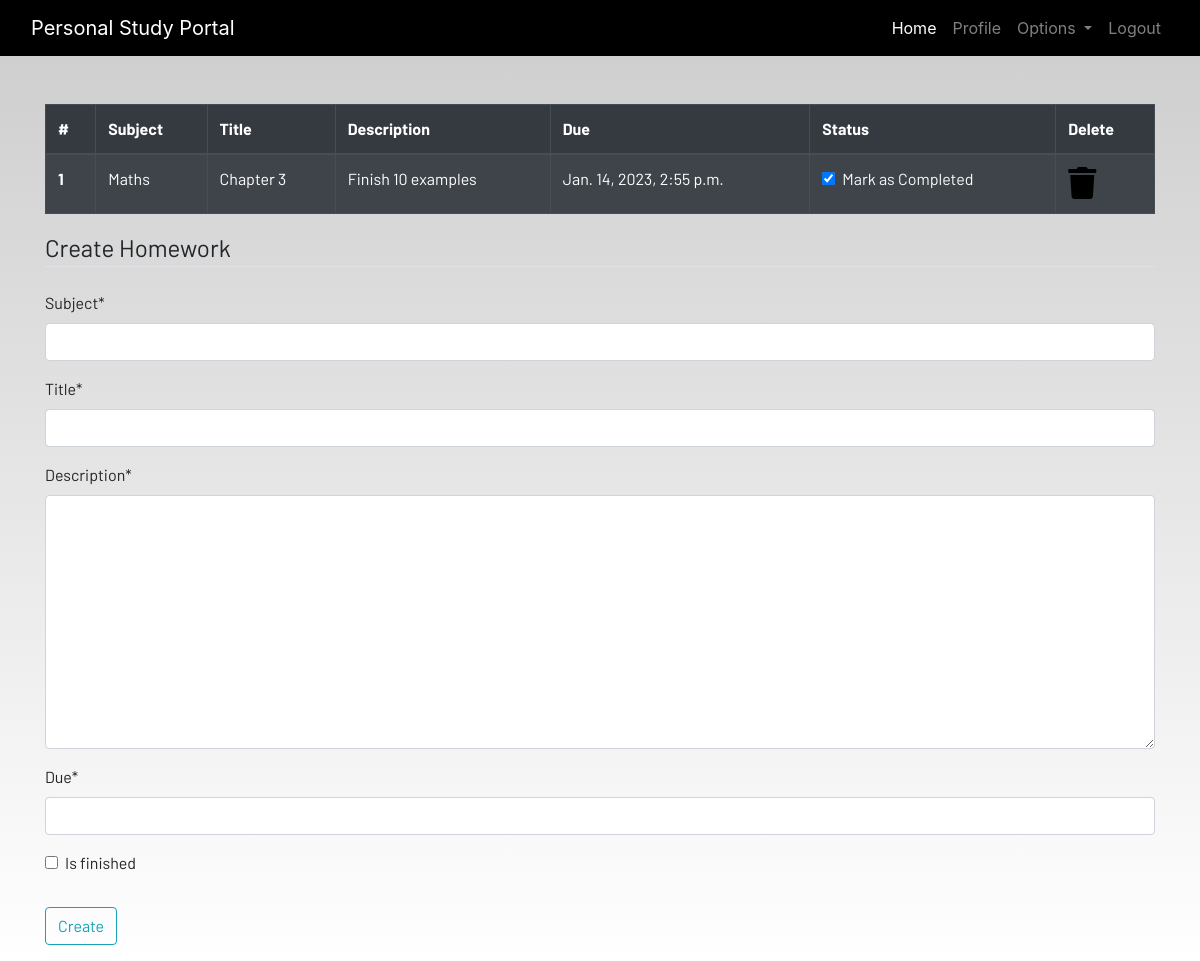
/homework/ (signed in), run on an earlier commit of the app's database.
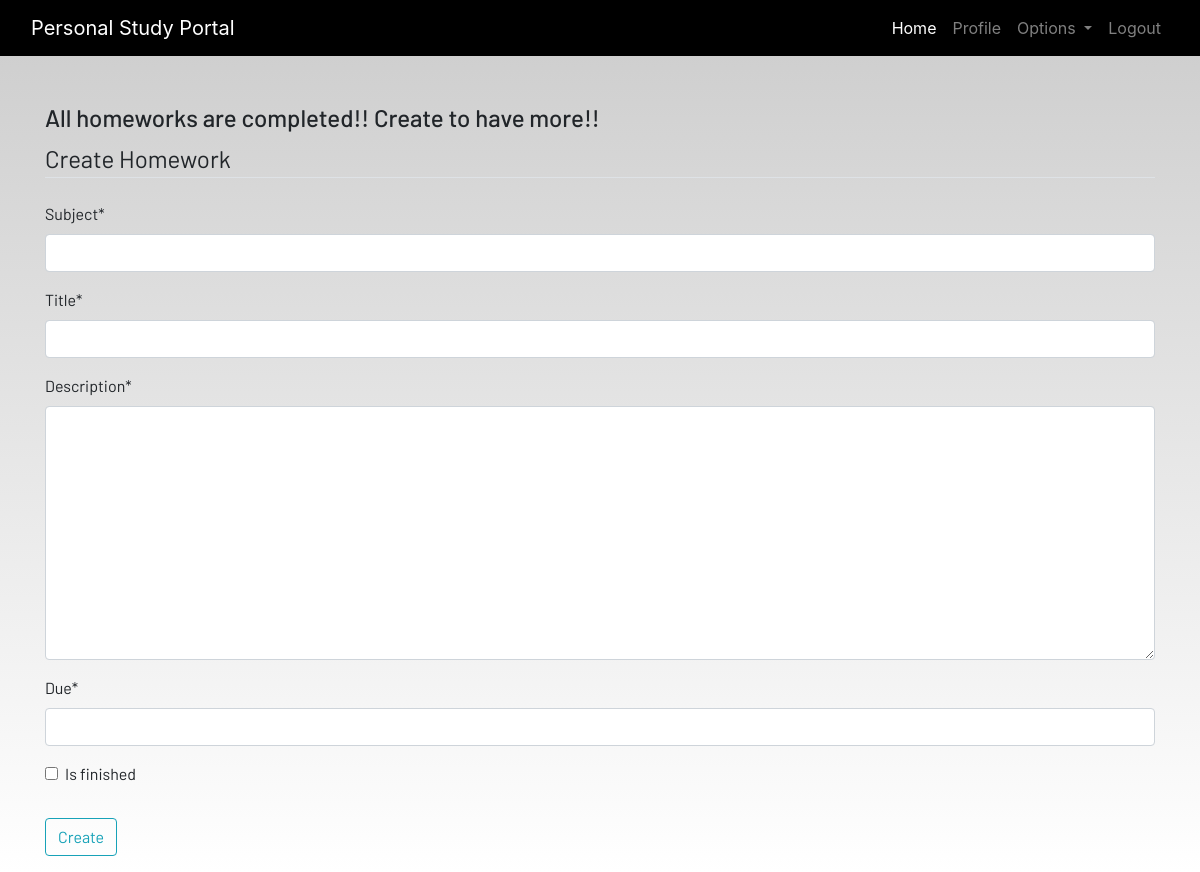
And on a later commit of the database.
### personal_dashboard/models.py (models this page shows, shortened)
class  Homework(models.Model):
    user = models.ForeignKey(User, on_delete=models.CASCADE)
    subject = models.CharField(max_length=50)
    title = models.CharField(max_length=100)
    description = models.TextField()
    due = models.DateTimeField()
    is_finished = models.BooleanField(default=False)
    class Meta:
        verbose_name_plural = "homework"

### personal_dashboard/views.py (the view)
# urls.py: path('homework/', views.homework, name='personal_dashboard-homework'),
@login_required
def homework(request):
    if request.method == "POST":
        form = HomeworkForm(request.POST)
        if form.is_valid():
            try:
                finished = request.POST('is_finished')
                if finished == 'on':
                    finished = True
                else:
                    finished = False
            except:
                finished = False
            homeworks = Homework(
                user = request.user,
                subject = request.POST['subject'],
                title = request.POST['title'],
                description = request.POST['description'],
                due = request.POST['due'],
                is_finished = finished,
        )
        homeworks.save()
        messages.success(request, 'Homework added successfully')
    else:
        form = HomeworkForm()
    homeworks = Homework.objects.filter(user=request.user)
    if len(homeworks) == 0:
        homework_done = True
    else:
        homework_done = False
    context = {
        'homeworks' : homeworks,
        'homework_done' : homework_done,
        'form' : form,
    }
    return render(request, 'personal_dashboard/homework.html', context)

### personal_dashboard/forms.py
class HomeworkForm(forms.ModelForm):
    class Meta:
        model = Homework
        forms.widgets = {'due':DateInput()}
        fields = ['subject', 'title', 'description', 'due', 'is_finished']

### personal_dashboard/templates/personal_dashboard/homework.html (shortened to what this page needs)
{% extends 'personal_dashboard/base.html' %}
{% load static %}
{% load crispy_forms_tags %}
{% block content %}
<div class="container">
    {% if not homework_done %}
    <table class="table table-striped table-bordered table-hover table-dark">
        <thead>
            <tr>
                <th scope="col">#</th>
                <th scope="col">Subject</th>
                <th scope="col">Title</th>
                <th scope="col">Description</th>
                <th scope="col">Due</th>
                <th scope="col">Status</th>
                <th scope="col">Delete</th>
            </tr>
        </thead>
        <tbody>
            {% for homework in homeworks %}
            <tr>
                <th scope="row">{{forloop.counter}}</th>
                <td>{{homework.subject}}</td>
                <td>{{homework.title}}</td>
                <td>{{homework.description}}</td>
                <td>{{homework.due}}</td>
                <td>
                    <a href="{% url 'update-homework' homework.id %}">
                        <div class="form-check">
                            {% if homework.is_finished == True %}
                            <input class="form-check-input" type="checkbox" value="" checked>
                            {% else %}
                            <input class="form-check-input" type="checkbox" value="">
                            {% endif %}
                            <label class="form-check-label text-light" for="flexCheckDefault">
                                Mark as Completed
                            </label>
                        </div>
                    </a>
                </td>
                <td><a href="{% url 'delete-homework' homework.id %}"><i class="fa fa-trash fa-2x"></i></a></td>
            </tr>
            {%endfor%}
        </tbody>
    </table>
    {% else %}
    <h4>All homeworks are completed!! Create to have more!!</h4>
    {%endif%}
</div>
<div class=" container">
    <form method="POST">
        <fieldset class="form-group">
            <legend class="border-bottom mb-4">Create Homework</legend>
            {{ form | crispy }}
        </fieldset>
        <div class="form-group">
            <button href="" class="btn btn-outline-info" type="submit">
                Create
            </button>
        </div>
    </form>
</div>
{% endblock content %}

### personal_dashboard/templates/personal_dashboard/base.html (shortened to what this page needs)
<!DOCTYPE html>
{% load static %}
<html lang="en">
<head>
  <link rel="stylesheet" href="https://stackpath.bootstrapcdn.com/bootstrap/4.3.1/css/bootstrap.min.css"
 />
  <link rel="stylesheet" href="https://use.fontawesome.com/releases/v5.7.2/css/all.css"
 />
  <link rel="stylesheet" href="{% static 'css/main.css' %}" />
</head>
<body>
  <header>
    <nav class="navbar navbar-expand-lg navbar-dark bg-dark">
      <div class="container-fluid">
        <a class="navbar-brand" href="{% url 'personal_dashboard-home' %}">Personal Study Portal</a>
        <div class="collapse navbar-collapse justify-content-end" id="navbarSupportedContent">
          <ul class="navbar-nav mb-2 mb-lg-0">
            <li class="nav-item">
              <a class="nav-link active" aria-current="page" href="{% url 'personal_dashboard-home' %}">Home</a>
            </li>
            {% if user.is_authenticated %}
              <li class="nav-item">
                <a class="nav-link" href="{% url 'profile' %}">Profile</a>
              </li>
              <li class="nav-item dropdown">
                <a class="nav-link dropdown-toggle" href="#" id="navbarDropdown" role="button" data-toggle="dropdown"
                  aria-haspopup="true" aria-expanded="false">
                  Options
                </a>
              </li>
              <li class="nav-item">
                <a class="nav-link" href="{% url 'logout' %}">Logout</a>
              </li>
              {% else %}
              <li class="nav-item">
                <a class="nav-link" href="{% url 'register' %}">Register</a>
              </li>
              <li class="nav-item">
                <a class="nav-link" href="{% url 'login' %}">Login</a>
                {% endif %}
          </ul>
        </div>
      </div>
    </nav>
  </header>
  <br /><br />
  <main>
    {% block content %}
    {% endblock content %}
  </main>
</body>
</html>

### static/css/main.css (style rules this page uses)
html { scroll-behavior: smooth; height: 100%; width: 100%; }
main { font-family: Barlow, Quicksand, Rubik, sans-serif, serif, 'Times New Roman', Times, serif !important; }
.navbar { background-color: rgb(0, 0, 0) !important; }
a { text-decoration: none !important; color: black; }
html, body { max-width: 100%; overflow-x: hidden; height: 100%; width: 100%; }
body { background: linear-gradient(rgba(0, 0, 0, 0.2), rgba(255, 255, 255, 0.5)); overflow-x: hidden; background-repeat: no-repeat; }

What changed in the data, as far as the page shows it:
removed Homework: subject "Maths", title "Chapter 3", description "Finish 10 examples", due "Jan. 14, 2023, 2:55 p.m."
Also different on the page:
text no longer shown: "# Subject Title Description Due Status Delete"
text now shown: "All homeworks are completed!! Create to have more!!"
